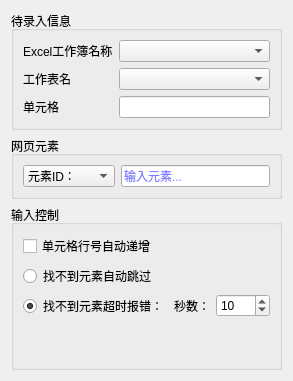
     <widget class="QWidget" name="tab_12">
      <attribute name="title">
       <string>网页录入</string>
      </attribute>
      <layout class="QVBoxLayout" name="verticalLayout_28">
       <item>
        <widget class="QGroupBox" name="groupBox_5">
         <property name="title">
          <string>待录入信息</string>
         </property>
         <layout class="QVBoxLayout" name="verticalLayout_25">
          <item>
           <layout class="QGridLayout" name="gridLayout_14">
            <item row="0" column="0">
             <widget class="QLabel" name="label_23">
              <property name="text">
               <string>Excel工作簿名称</string>
              </property>
             </widget>
            </item>
            <item row="0" column="1">
             <widget class="QComboBox" name="comboBox_20"/>
            </item>
            <item row="1" column="0">
             <widget class="QLabel" name="label_49">
              <property name="text">
               <string>工作表名</string>
              </property>
             </widget>
            </item>
            <item row="1" column="1">
             <widget class="QComboBox" name="comboBox_23"/>
            </item>
            <item row="2" column="0">
             <widget class="QLabel" name="label_55">
              <property name="text">
               <string>单元格</string>
              </property>
             </widget>
            </item>
            <item row="2" column="1">
             <widget class="QLineEdit" name="lineEdit_9"/>
            </item>
           </layout>
          </item>
         </layout>
        </widget>
       </item>
       <item>
        <widget class="QGroupBox" name="groupBox_6">
         <property name="title">
          <string>网页元素</string>
         </property>
         <layout class="QVBoxLayout" name="verticalLayout_26">
          <item>
           <layout class="QGridLayout" name="gridLayout_15">
            <item row="0" column="0">
             <widget class="QComboBox" name="comboBox_24">
              <item>
               <property name="text">
                <string>元素ID：</string>
               </property>
              </item>
              <item>
               <property name="text">
                <string>元素名称：</string>
               </property>
              </item>
              <item>
               <property name="text">
                <string>xpath定位：</string>
               </property>
              </item>
             </widget>
            </item>
            <item row="0" column="1">
             <widget class="QLineEdit" name="lineEdit_10">
              <property name="palette">
               <palette>
                <active>
                 <colorrole role="WindowText">
                  <brush brushstyle="SolidPattern">
                   <color alpha="255">
                    <red>0</red>
                    <green>0</green>
                    <blue>255</blue>
                   </color>
                  </brush>
                 </colorrole>
                 <colorrole role="Text">
                  <brush brushstyle="SolidPattern">
                   <color alpha="255">
                    <red>0</red>
                    <green>0</green>
                    <blue>255</blue>
                   </color>
                  </brush>
                 </colorrole>
                 <colorrole role="PlaceholderText">
                  <brush brushstyle="SolidPattern">
                   <color alpha="128">
                    <red>0</red>
                    <green>0</green>
                    <blue>255</blue>
                   </color>
                  </brush>
                 </colorrole>
                </active>
                <inactive>
                 <colorrole role="WindowText">
                  <brush brushstyle="SolidPattern">
                   <color alpha="255">
                    <red>0</red>
                    <green>0</green>
                    <blue>255</blue>
                   </color>
                  </brush>
                 </colorrole>
                 <colorrole role="Text">
                  <brush brushstyle="SolidPattern">
                   <color alpha="255">
                    <red>0</red>
                    <green>0</green>
                    <blue>255</blue>
                   </color>
                  </brush>
                 </colorrole>
                 <colorrole role="PlaceholderText">
                  <brush brushstyle="SolidPattern">
                   <color alpha="128">
                    <red>0</red>
                    <green>0</green>
                    <blue>255</blue>
                   </color>
                  </brush>
                 </colorrole>
                </inactive>
                <disabled>
                 <colorrole role="WindowText">
                  <brush brushstyle="SolidPattern">
                   <color alpha="255">
                    <red>120</red>
                    <green>120</green>
                    <blue>120</blue>
                   </color>
                  </brush>
                 </colorrole>
                 <colorrole role="Text">
                  <brush brushstyle="SolidPattern">
                   <color alpha="255">
                    <red>120</red>
                    <green>120</green>
                    <blue>120</blue>
                   </color>
                  </brush>
                 </colorrole>
                 <colorrole role="PlaceholderText">
                  <brush brushstyle="SolidPattern">
                   <color alpha="128">
                    <red>0</red>
                    <green>0</green>
                    <blue>0</blue>
                   </color>
                  </brush>
                 </colorrole>
                </disabled>
               </palette>
              </property>
              <property name="placeholderText">
               <string>输入元素...</string>
              </property>
             </widget>
            </item>
           </layout>
          </item>
         </layout>
        </widget>
       </item>
       <item>
        <widget class="QGroupBox" name="groupBox_7">
         <property name="title">
          <string>输入控制</string>
         </property>
         <layout class="QVBoxLayout" name="verticalLayout_27">
          <item>
           <layout class="QGridLayout" name="gridLayout_16">
            <item row="2" column="0">
             <widget class="QRadioButton" name="radioButton_11">
              <property name="text">
               <string>找不到元素超时报错：</string>
              </property>
              <property name="checked">
               <bool>true</bool>
              </property>
             </widget>
            </item>
            <item row="2" column="1">
             <widget class="QLabel" name="label_56">
              <property name="text">
               <string>秒数：</string>
              </property>
             </widget>
            </item>
            <item row="2" column="2">
             <widget class="QSpinBox" name="spinBox_8">
              <property name="minimum">
               <number>1</number>
              </property>
              <property name="maximum">
               <number>9999</number>
              </property>
              <property name="value">
               <number>10</number>
              </property>
             </widget>
            </item>
            <item row="0" column="0" colspan="3">
             <widget class="QCheckBox" name="checkBox_6">
              <property name="text">
               <string>单元格行号自动递增</string>
              </property>
             </widget>
            </item>
            <item row="1" column="0" colspan="3">
             <widget class="QRadioButton" name="radioButton_10">
              <property name="text">
               <string>找不到元素自动跳过</string>
              </property>
             </widget>
            </item>
           </layout>
          </item>
          <item>
           <spacer name="verticalSpacer_8">
            <property name="orientation">
             <enum>Qt::Vertical</enum>
            </property>
            <property name="sizeHint" stdset="0">
             <size>
              <width>20</width>
              <height>40</height>
             </size>
            </property>
           </spacer>
          </item>
         </layout>
        </widget>
       </item>
      </layout>
     </widget>
